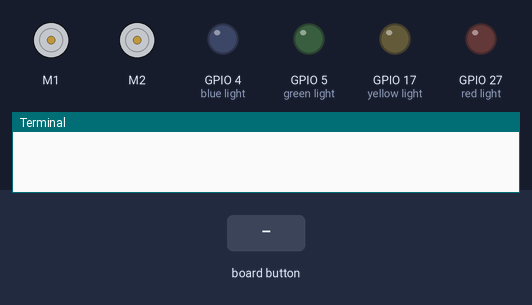
This program was run on a simulated Raspberry Pi (BCM pin numbers) with an Explorer HAT. On the bench: 2 × DC motor (green arrow = forward, orange = backward, longer = faster), output pins drawn as LEDs (lit = HIGH), the last lines printed to the terminal. The inputs (shaded band) are chosen by the test bench. Motors are numbered in the order the program creates them (left before right in a Robot).

Above: at 1.2 s.
1.3 s: button 1 pressed
At 2.0 s:
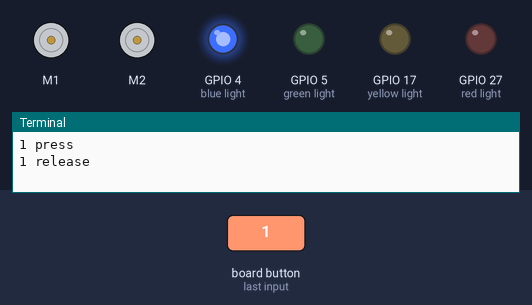
2.8 s: button 5 pressed
At 3.2 s:
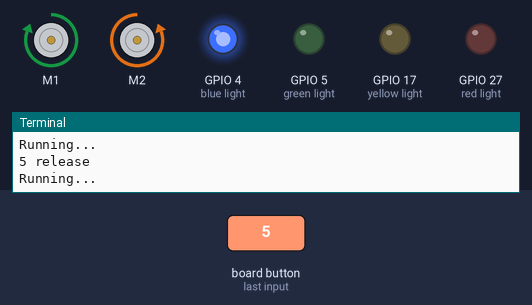
4.3 s: button 6 pressed
At 5.5 s:
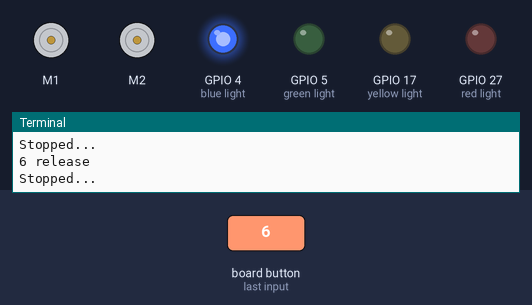
5.8 s: button 2 pressed
At 6.6 s:
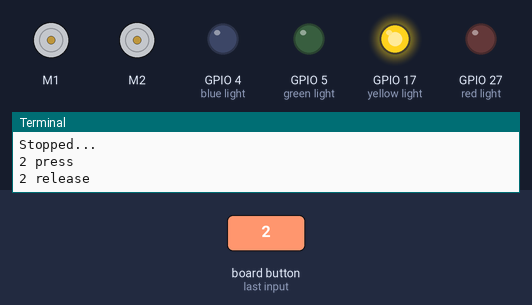
7.3 s: button 3 pressed
At 7.8 s:
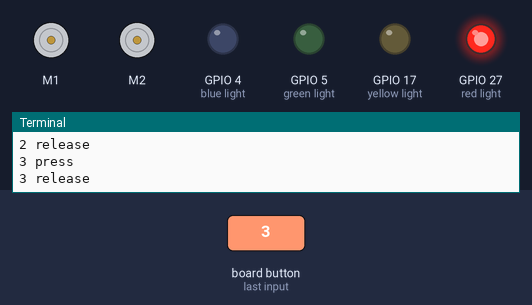
8.8 s: button 4 pressed
At 10.1 s:
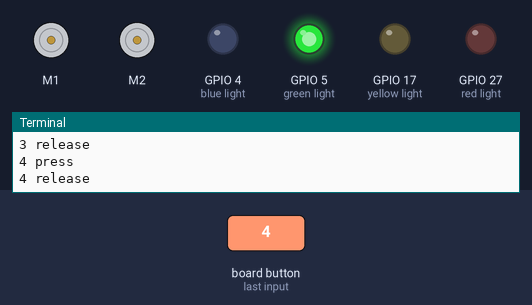
Timing chart, 0 to 11.3 s (numbered marks = the images above; inputs shaded):
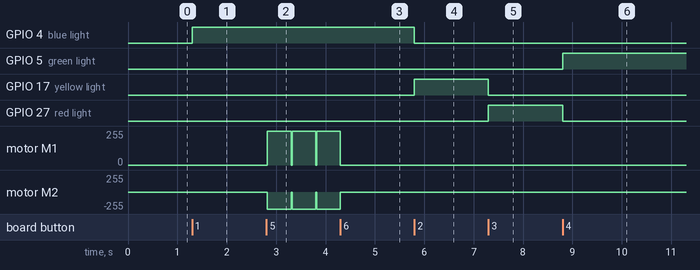

Measured:
- after the input at 1.3 s, GPIO 4 (blue light): LOW → HIGH at once
- after the input at 2.8 s, motor M1: stopped → forward 255/255 at once; motor M2: stopped → backward 255/255 at once
- after the input at 4.3 s, motor M1, motor M2: goes on until 4.3 s, then stays stopped
- after the input at 5.8 s, GPIO 4 (blue light): HIGH → LOW at once; GPIO 17 (yellow light): LOW → HIGH at once
- after the input at 7.3 s, GPIO 17 (yellow light): HIGH → LOW at once; GPIO 27 (red light): LOW → HIGH at once
- after the input at 8.8 s, GPIO 5 (green light): LOW → HIGH at once; GPIO 27 (red light): HIGH → LOW at once

The program:

expbot.py
```python
import explorerhat
import time

steps = [0 for x in range(16)]

G_FORWARDS = 2
G_BACKWARDS = 3
G_LEFT = 1
G_RIGHT = 4
G_PLAY = 5
G_STOP = 6

G_PREV = 7
G_NEXT = 8

edit_index = 0

def turn_on_light(light):
    explorerhat.light.off()
    if 0 <= light <= 3:
        explorerhat.light[light].on()

def handle_touch(ch, evt):
    global steps, running, edit_index
    print(ch, evt)

    if ch == G_PLAY:
        running = True
        print("Running...")
        return

    if ch == G_STOP:
        print("Stopped...")
        running = False
        return

    if ch == G_PREV:
        edit_index -= 1
        edit_index %= len(steps)
        turn_on_light(steps[edit_index]-1)

    if ch == G_NEXT:
        edit_index += 1
        edit_index %= len(steps)
        turn_on_light(steps[edit_index]-1)

    if ch in [G_FORWARDS, G_BACKWARDS, G_LEFT, G_RIGHT] and not running:
        turn_on_light(ch - 1)
        steps[edit_index] = ch
        edit_index += 1
        edit_index %= len(steps)

explorerhat.touch.pressed(handle_touch)
explorerhat.touch.released(handle_touch)

step_index = 0
running = False

while True:
    if not running:
        time.sleep(0.1)
        continue

    current_action = steps[step_index]

    if current_action == 0:
        explorerhat.light.off()
        step_index = 0
        continue

    turn_on_light(current_action - 1)

    if current_action == G_FORWARDS:
        explorerhat.motor.forwards()
    if current_action == G_BACKWARDS:
        explorerhat.motor.backwards()
    if current_action == G_LEFT:
        explorerhat.motor.two.forwards()
        explorerhat.motor.one.backwards()
    if current_action == G_RIGHT:
        explorerhat.motor.two.backwards()
        explorerhat.motor.one.forwards()

    time.sleep(0.5)

    explorerhat.motor.stop()

    step_index += 1
    step_index %= len(steps)
```
